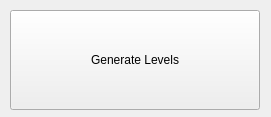
<?xml version="1.0" encoding="UTF-8"?>
<ui version="4.0">
 <class>MainWindow</class>
 <widget class="QMainWindow" name="MainWindow">
  <property name="geometry">
   <rect>
    <x>0</x>
    <y>0</y>
    <width>271</width>
    <height>117</height>
   </rect>
  </property>
  <property name="windowTitle">
   <string>Level-Headed</string>
  </property>
  <widget class="QWidget" name="centralWidget">
   <widget class="QPushButton" name="btnGenerateLevels">
    <property name="geometry">
     <rect>
      <x>10</x>
      <y>10</y>
      <width>250</width>
      <height>100</height>
     </rect>
    </property>
    <property name="text">
     <string>Generate Levels</string>
    </property>
   </widget>
  </widget>
 </widget>
 <layoutdefault spacing="6" margin="11"/>
 <resources/>
 <connections>
  <connection>
   <sender>btnGenerateLevels</sender>
   <signal>clicked()</signal>
   <receiver>MainWindow</receiver>
   <slot>generateLevels()</slot>
   <hints>
    <hint type="sourcelabel">
     <x>197</x>
     <y>61</y>
    </hint>
    <hint type="destinationlabel">
     <x>266</x>
     <y>78</y>
    </hint>
   </hints>
  </connection>
 </connections>
 <slots>
  <slot>generateLevels()</slot>
 </slots>
</ui>
